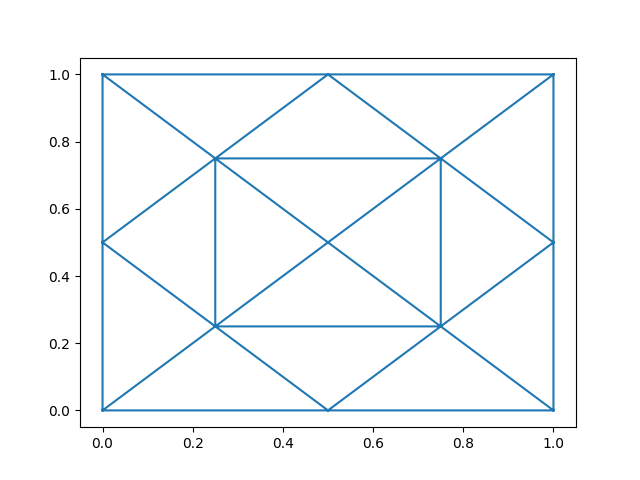

Reproduce this figure in Python.
import numpy as np
import gmsh
import matplotlib.pyplot as plt
from matplotlib import tri


class Mesh:

    def __init__(self, mesh_filename: str):
        gmsh.initialize()
        gmsh.open(mesh_filename)

        TRIANGULAR_TYPE = 2
        elem_tags, node_tags = gmsh.model.mesh.get_elements_by_type(TRIANGULAR_TYPE)

        self.elem_tags = np.array(elem_tags)
        self.node_tags = np.array(node_tags)

        # max_elem_tag = gmsh.model.mesh.get_max_element_tag()
        # elem_tag_to_idx = np.full(shape=max_elem_tag + 1, fill_value=-1)
        # for idx, tag in enumerate(np.unique(self.elem_tags)):
        #     elem_tag_to_idx[tag] = idx

        max_node_tag = gmsh.model.mesh.get_max_node_tag()
        node_tag_to_idx = np.full(shape=max_node_tag + 1, fill_value=-1)
        for idx, tag in enumerate(np.unique(self.node_tags)):
            node_tag_to_idx[tag] = idx

        # extract element to nodes mapping
        self.nodes_of_elem = np.array([node_tag_to_idx[tag] for tag in self.node_tags]).reshape((-1, 3))
        # extract coordinates of nodes
        node_tags, coordinates, _ = gmsh.model.mesh.get_nodes_by_element_type(TRIANGULAR_TYPE)
        self.coordinates = np.empty(shape=(max_node_tag, 3))
        for i, tag in enumerate(node_tags):
            self.coordinates[node_tag_to_idx[tag]] = coordinates[3 * i: 3 * (i+1)]

    def draw(self):
        triangulation = tri.Triangulation(
            x=self.coordinates[:, 0],
            y=self.coordinates[:, 1],
            triangles=self.nodes_of_elem
        )
        plt.triplot(triangulation)
        plt.savefig('mesh.png')
        plt.close()
